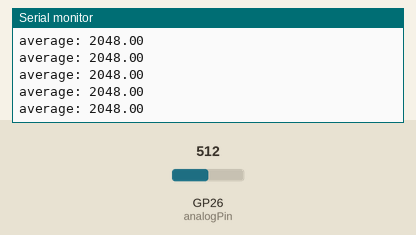
Recording of a sketch running on a simulated Raspberry Pi Pico. Parts: the last lines printed to the serial monitor. The test bench sets the inputs (shaded band); at power-on: GP26 (analogPin) = 512.

Above: at 1.2 s.
1.3 s: GP26 (analogPin) set to 716
At 1.56 s:
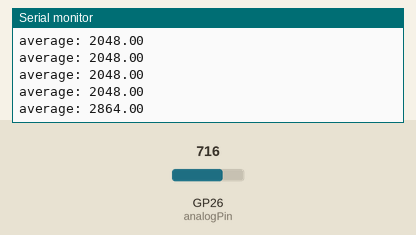
2.8 s: GP26 (analogPin) set to 900
At 2.96 s:
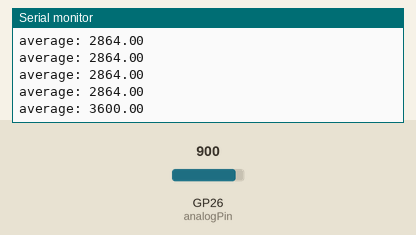
Timing chart, 0 to 5.8 s (numbered marks = the images above; inputs shaded):
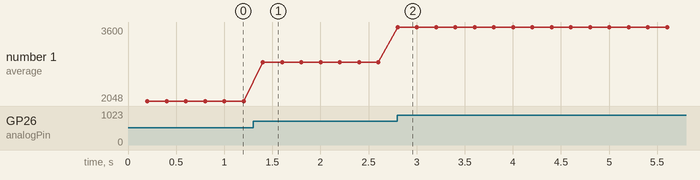

The sketch:

misc_150.ino
```cpp
// snippet: misc_150
// tags: misc, millis, nonblocking
// boards: avr, esp32, megaavr, nano33iot, romi32u4, rp2040
// library: none
// description: Analog oversampling: read A0 sixteen times, declare long sum=0, float result globally
// prompts: analog, oversampling, sixteen, times, sum=0, float
// verified: compile-only
// source: kd-generated (id 150)

int analogPin = A0;
long sum = 0;
float result = 0.0f;

void setup() {
  Serial.begin(9600);
}

void loop() {
  static unsigned long t = 0;
  if (millis() - t >= 200) {
    t = millis();
    sum = 0;
    for (int i = 0; i < 16; i++) {
      sum += analogRead(analogPin);
    }
    // 16x oversampling of a 10-bit ADC yields +2 bits of resolution (12-bit).
    // Divide by 4 (>> 2) to scale back to 12-bit range (0-4095).
    // On 12-bit ADC boards (ESP32/RP2040), this gives 14-bit effective resolution.
    result = sum / 4.0f;
    Serial.print("average: "); Serial.println(result);
  }
}
```

Measured:
- after the input at 1.3 s, the serial monitor: prints a new line after 0.10 s (image 1)
- after the input at 2.8 s, the serial monitor: prints a new line at once (image 2)
- plotted number 1: 2048 → 2864 after the input at 1.3 s, 2864 → 3600 after the input at 2.8 s
